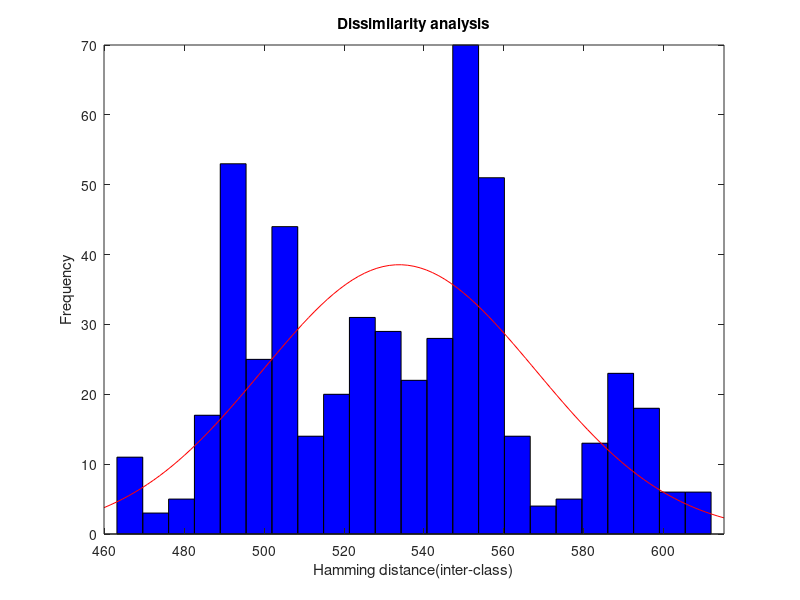

Source code (MATLAB):
load('cd3db2_b.mat');
d=load('cd3db2_b.mat');
d1=load('delunay1.mat');
d2=load('cd3.mat');
dt=[cd3,d.cd3,d1.cd3,d2.cd3];
for i=1:8
    for j=9:72
     dist(i,j)=1024-sum(dt(i,1:1024)==dt(j,1:1024));
    end
end

% for i=9:18
%     for j=19:72
%      dist(i,j)=sum(cd3(i,:)==cd3(j,:));
%     end
% end

ds=dist(find(dist~=0));
histfit(ds); hold on
xlabel('Hamming distance(inter-class)');
ylabel('Frequency');
title('Dissimilarity analysis');
% [f,xi] = ksdensity(ds);
% hold on
% plot(xi,f)
% hist(dist,452);
% yourChargeArray=dist;
% histogram(yourChargeArray); % Display histogram
% countOfCharges = sum(yourChargeArray(:) ~= 0)
% totalCharges = sum(yourChargeArray(:))
% averageChargeValue = mean(yourChargeArray(:));
% maxChargeValue = max(yourChargeArray(:));